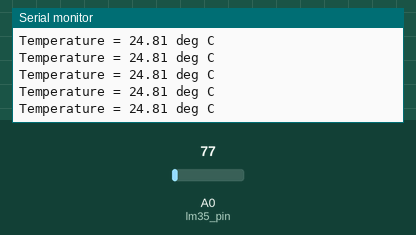
Recording of a sketch running on a simulated Arduino Zero (SAMD21). Shown: the last lines printed to the serial monitor. The inputs (shaded band) are chosen by the test bench; at power-on: A0 (lm35_pin) = 77 (analog values on the 0–1023 scale).

Above: at 1.2 s.
1.3 s: A0 (lm35_pin) set to 92
At 1.32 s:
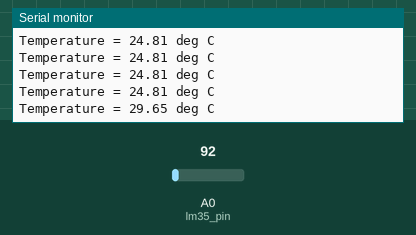
2.8 s: A0 (lm35_pin) set to 107
At 2.83 s:
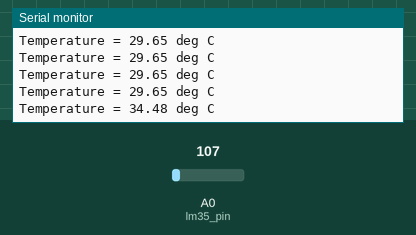
Timing chart, 0 to 5.8 s (numbered marks = the images above; inputs shaded):
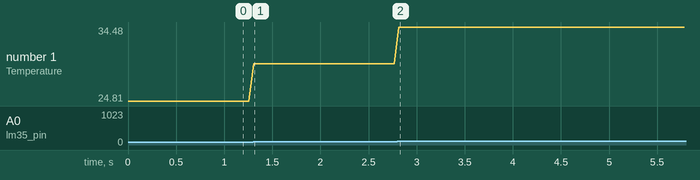

Measured:
- after the input at 1.3 s, the serial monitor: prints a new line at once (image 1)
- after the input at 2.8 s, the serial monitor: prints a new line at once (image 2)
- plotted number 1: 24.81 → 29.65 after the input at 1.3 s, 29.65 → 34.48 after the input at 2.8 s

The sketch:

bno085.ino
```cpp
#include <cmath>

// port where LM35 temperature sensor is connected
const int lm35_pin = A0;

// a function that calculates temperature (in *C) from analogRead raw reading
// see datasheet of LM35 and analogRead Arduino function documentation
float lm35_raw_to_temperature(int raw) {
  float voltage = raw * 3.3 / (std::pow(2, 12));
  float temperature = 100.0 * voltage;
  return temperature;
}

void setup() {
  SerialUSB.begin(115200);

  // set the best resolution of measurement available for analogRead
  // it's 12 bits for SAM21D-based Arduino boards
  analogReadResolution(12);
}

void loop() {
  // read raw analog value from lm35_pin analog input
  int raw = analogRead(lm35_pin);

  // use lm35_raw_to_temperature function to calculate temperature
  float temperature = lm35_raw_to_temperature(raw);

  // print temperature on SerialUSB
  SerialUSB.print("Temperature = ");
  SerialUSB.print(temperature);
  SerialUSB.println(" deg C");

  delay(50);
}
```
